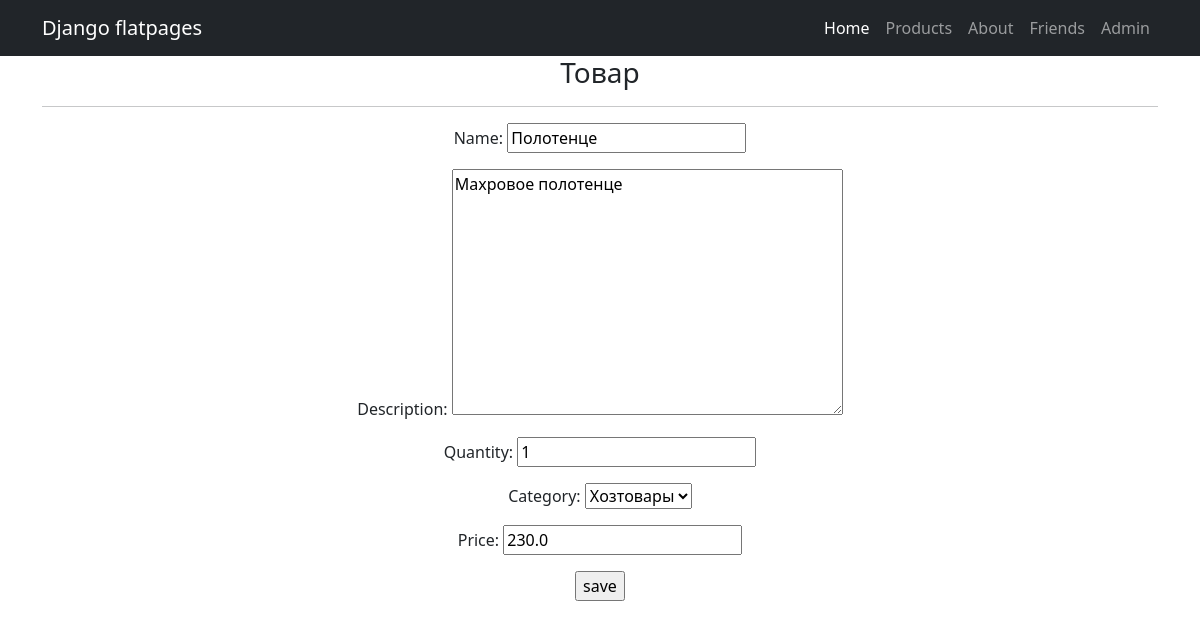
Page /products/3/update/ on the committed database.
### simpleapp/models.py (models this page shows, shortened)
class Product(models.Model):
    name = models.CharField(max_length=50, unique=True)
    description = models.TextField()
    quantity = models.IntegerField(validators=[MinValueValidator(0)],)
    category = models.ForeignKey(to='Category', on_delete=models.CASCADE, related_name='products')
    price = models.FloatField(validators=[MinValueValidator(0.0)],)

class Category(models.Model):
    name = models.CharField(max_length=100, unique=True) # Категория, к которой будет привязываться товар
    def __str__(self):
        return f'{self.name}'

### simpleapp/views.py (the view)
# urls.py: path('<int:pk>/update/', ProductUpdate.as_view(), name='product_update'),
class ProductUpdate(UpdateView):
    form_class = ProductForm
    model = Product
    template_name = 'product_edit.html'

### simpleapp/forms.py (shortened to what this page needs)
class ProductForm(forms.ModelForm):
    class Meta:
        model = Product
        fields = ['name', 'description', 'quantity', 'category', 'price']

### templates/product_edit.html (shortened to what this page needs)
{% extends "flatpages/base.html" %}
{% block content %}
<h3>Товар</h3>
<hr>
<form action="" method="post">
  {{ form.as_p }}
  <input type="submit" value="save" />
</form>
{% endblock content %}

### rows in the picture
Product: name "Полотенце", description "Махровое полотенце", quantity "1", category "Хозтовары", price "230.0"
